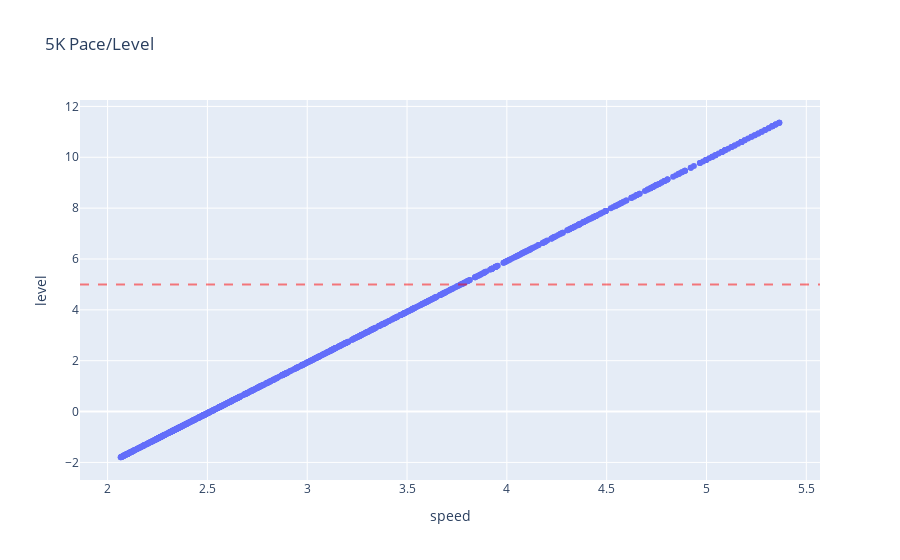

Source (notebook cell):
### Code cell
m = [12, 11, 10, 9, 8, 7, 6, 5]
s = list(i for i in range(0, 60))
dist=3.1

pace_m=[]
lvl=[]
pace_min=[]

for i in range (0,1000):
    speed = mins_to_meters(m=random.choice(m), s=random.choice(s))
    pace_min.append(meters_to_mins(speed))
    pace_m.append(speed)
    random_X = pd.DataFrame({'speed': [speed], 'distance': [dist]})
    lvl.append(level.predict(random_X)[0])    
    
df = pd.DataFrame({'speed': pace_m, 'level':lvl, 'pace':pace_min})

l5_pace = ((5 - b0) - (dist*b2)) / b1

print('level 5 pace: ', meters_to_mins(l5_pace))

#visualize
fig=px.scatter(df, x='speed', y='level', hover_data=["speed", "level", "pace"], title="5K Pace/Level")
fig.update_layout(height=500)
fig.add_hline(y=5, line_dash="dash", line_color="red", opacity=0.5)
fig.show()

### Figure 1 — Plotly figure (JSON) as saved in the notebook; plotly's stock layout.template omitted (floating-point values rounded to 4 significant figures; data arrays with more than 128 entries replaced by an {"elided": "..."} marker saying what was removed)
{"data": [{"customdata": {"elided": "1000x1x2 float values"}, "hovertemplate": "speed=%{x}<br>level=%{y}<br>pace=%{customdata[0]}<extra></extra>", "legendgroup": "", "marker": {"color": "#636efa", "symbol": "circle"}, "mode": "markers", "name": "", "orientation": "v", "showlegend": false, "type": "scatter", "x": {"elided": "1000 float values"}, "xaxis": "x", "y": {"elided": "1000 float values"}, "yaxis": "y"}], "layout": {"autosize": true, "legend": {"tracegroupgap": 0}, "shapes": [{"line": {"color": "red", "dash": "dash"}, "opacity": 0.5, "type": "line", "x0": 0, "x1": 1, "xref": "x domain", "y0": 5, "y1": 5, "yref": "y"}], "title": {"text": "5K Pace/Level"}, "xaxis": {"anchor": "y", "autorange": true, "domain": [0, 1], "range": [1.871, 5.559], "title": {"text": "speed"}, "type": "linear"}, "yaxis": {"anchor": "x", "autorange": true, "domain": [0, 1], "range": [-2.723, 12.28], "title": {"text": "level"}, "type": "linear"}}}
